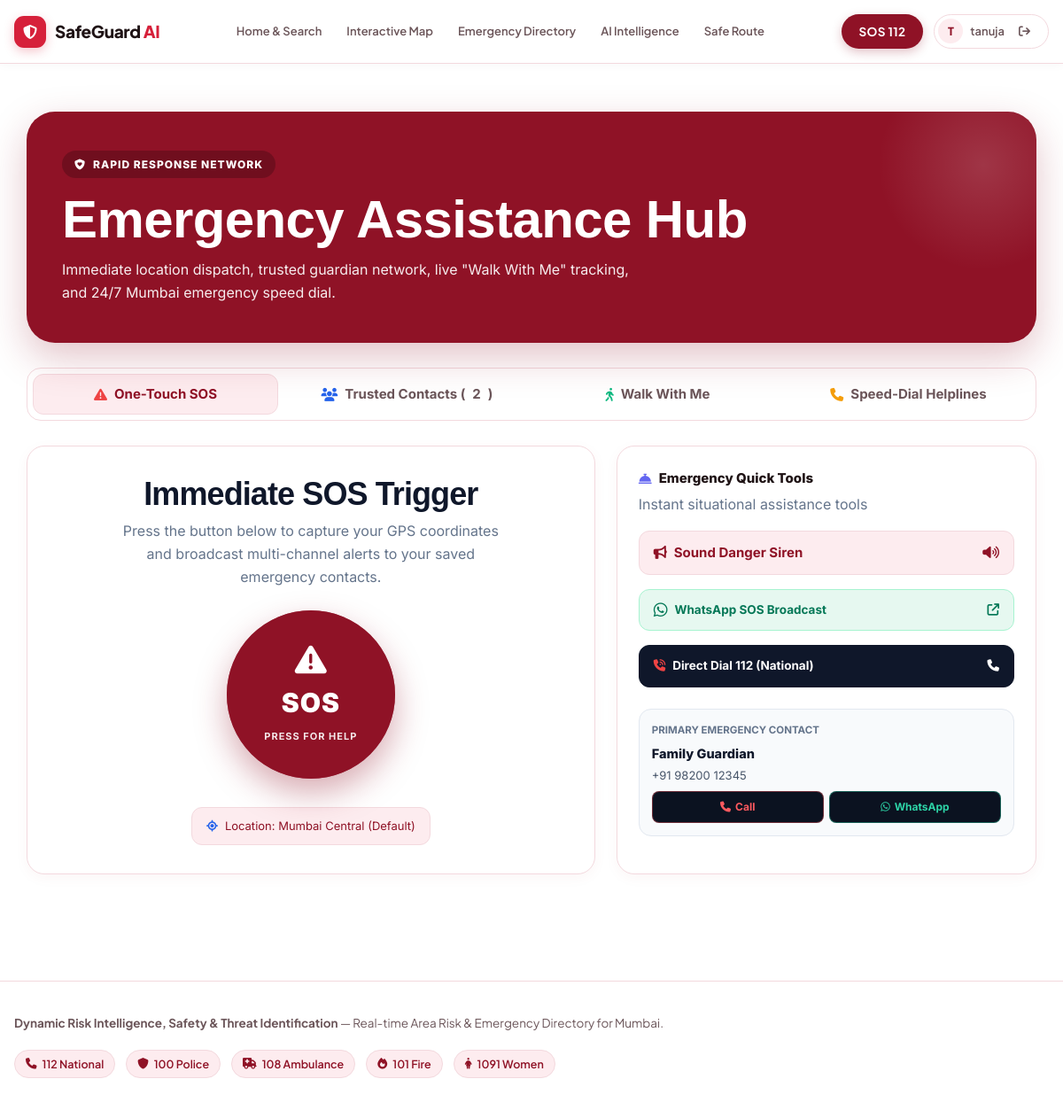
/sos (signed in), run on the app's committed database.
### tables this page shows
CREATE TABLE users (
                    id INTEGER PRIMARY KEY AUTOINCREMENT,
                    name TEXT NOT NULL,
                    email TEXT NOT NULL UNIQUE,
                    password_hash TEXT NOT NULL,
                    created_at TIMESTAMP DEFAULT CURRENT_TIMESTAMP
                , "phone"
            TEXT, "google_id"
            TEXT, "profile_picture"
            TEXT, "last_login"
            TEXT, "is_active"
            INTEGER DEFAULT 1);

CREATE TABLE emergency_contacts (

                id INTEGER PRIMARY KEY AUTOINCREMENT,

                user_id INTEGER NOT NULL,

                name TEXT NOT NULL,

                phone TEXT NOT NULL,

                relationship TEXT,

                created_at TEXT NOT NULL, "email" TEXT, "is_primary" INTEGER DEFAULT 0,

                FOREIGN KEY(user_id)
                    REFERENCES users(id)
                    ON DELETE CASCADE

            );

### app.py (the view)
@app.route("/sos")
def sos():
    user_id = get_current_user_id()
    conn = get_db()
    personal_contacts = []
    try:
        rows = conn.execute(
            """
            SELECT id, user_id, name, phone, relationship, email, is_primary, created_at
            FROM emergency_contacts
            WHERE user_id = ?
            ORDER BY is_primary DESC, id ASC
            """,
            (user_id,)
        ).fetchall()
        personal_contacts = [dict(r) for r in rows]
    except Exception as e:
        print("Error fetching contacts:", e)
    finally:
        conn.close()
    return render_template(
        "sos.html",
        emergency_contacts=EMERGENCY_CONTACTS,
        personal_contacts=personal_contacts,
        email_status=email_configuration_status(),
    )

### app.py (called while the page is built)
def _env_value(name, default=""):
    value = os.environ.get(name, default)
    if value is None:
        return ""
    value = str(value).strip()
    if len(value) >= 2 and value[0] == value[-1] and value[0] in {"\"", "'"}:
        value = value[1:-1].strip()
    return value

def load_email_config():
    load_dotenv(ENV_FILE, override=True)
    host = _env_value("SMTP_HOST", "smtp.gmail.com")
    host = re.sub(r"^https?://", "", host, flags=re.I).strip().rstrip("/")
    if ":" in host and host.count(":") == 1:
        maybe_host, maybe_port = host.rsplit(":", 1)
        if maybe_port.isdigit():
            host = maybe_host.strip()
    if not host:
        host = "smtp.gmail.com"
    port_text = _env_value("SMTP_PORT", "465")
    try:
        port = int(port_text)
    except (TypeError, ValueError):
        port = 465
    if port not in {465, 587}:
        port = 465
    user = _env_value("SMTP_USER", "")
    password = _env_value("SMTP_PASSWORD", "").replace(" ", "")
    recipient = _env_value("SOS_EMAIL_TO", "")
    return {
        "host": host,
        "port": port,
        "user": user,
        "password": password,
        "recipient": recipient,
    }

def email_configuration_status():
    cfg = load_email_config()
    return {
        "smtp_configured": bool(cfg["host"] and cfg["port"]),
        "sender_configured": bool(cfg["user"] and cfg["password"]),
        "default_recipient_configured": bool(cfg["recipient"]),
        "host": cfg["host"],
        "port": cfg["port"],
        "env_file_exists": os.path.exists(ENV_FILE),
    }

def get_db():
    conn = sqlite3.connect(DATABASE_PATH)
    conn.row_factory = sqlite3.Row
    return conn

def table_exists(conn, table_name):
    row = conn.execute(
        """
        SELECT name
        FROM sqlite_master
        WHERE type = 'table' AND name = ?
        """,
        (table_name,),
    ).fetchone()
    return row is not None

def clean(value):
    if value is None:
        return ""
    try:
        if pd.isna(value):
            return ""
    except Exception:
        pass
    return str(value).strip()

@app.context_processor
def inject_globals():
    return {
        "current_user": current_user_record(),
        "service_labels": SERVICE_LABELS,
        "service_icons": SERVICE_ICONS,
        "emergency_contacts": EMERGENCY_CONTACTS,
        "current_year": datetime.now(
            timezone.utc
        ).year,
    }

### templates/sos.html (shortened to what this page needs)
{% extends "base.html" %}
{% block content %}
<div class="sos-hub-container">
    <section class="sos-hero-card">
        <span class="sos-hero-eyebrow">
            <i class="fa-solid fa-shield-heart"></i> Rapid Response Network
        </span>
        <h1>Emergency Assistance Hub</h1>
        <p>Immediate location dispatch, trusted guardian network, live "Walk With Me" tracking, and 24/7 Mumbai emergency speed dial.</p>
    </section>
    <nav class="sos-nav-tabs">
        <button type="button" class="sos-tab-btn active" data-tab="tabSos">
            <i class="fa-solid fa-triangle-exclamation" style="color: #ef4444;"></i> One-Touch SOS
        </button>
        <button type="button" class="sos-tab-btn" data-tab="tabContacts">
            <i class="fa-solid fa-users" style="color: #2563eb;"></i> Trusted Contacts (<span id="contactsCount">{{ personal_contacts|length }}</span>)
        </button>
        <button type="button" class="sos-tab-btn" data-tab="tabTracking">
            <i class="fa-solid fa-person-walking" style="color: #10b981;"></i> Walk With Me
        </button>
        <button type="button" class="sos-tab-btn" data-tab="tabHelplines">
            <i class="fa-solid fa-phone" style="color: #f59e0b;"></i> Speed-Dial Helplines
        </button>
    </nav>
    <div id="tabSos" class="tab-content-panel active">
        <div class="sos-trigger-layout">
            <div class="sos-main-panel">
                <h2 style="font-size: 22px; font-weight: 800; color: #0f172a; margin-bottom: 6px;">Immediate SOS Trigger</h2>
                <p style="font-size: 14px; color: #64748b; max-width: 440px;">
                    Press the button below to capture your GPS coordinates and broadcast multi-channel alerts to your saved emergency contacts.
                </p>
                <div class="sos-btn-wrapper">
                    <button type="button" class="sos-giant-button" id="btnTriggerSos">
                        <i class="fa-solid fa-triangle-exclamation"></i>
                        <strong>SOS</strong>
                        <span>Press For Help</span>
                    </button>
                </div>
                <div class="gps-info-bar" id="gpsStatusBadge">
                    <i class="fa-solid fa-location-crosshairs" style="color: #2563eb;"></i>
                    <span id="gpsCoordsText">Detecting live GPS coordinates...</span>
                </div>
            </div>
            <div class="sos-sidebar-panel">
                <div>
                    <div class="sidebar-section-title">
                        <i class="fa-solid fa-bell-concierge" style="color: #6366f1;"></i> Emergency Quick Tools
                    </div>
                    <p style="font-size: 12.5px; color: #64748b; margin-top: 4px;">Instant situational assistance tools</p>
                </div>
                <button type="button" class="dispatch-btn siren" id="btnToggleSiren">
                    <span style="display:flex; align-items:center; gap:8px;">
                        <i class="fa-solid fa-bullhorn"></i>
                        <strong id="sirenBtnText">Sound Danger Siren</strong>
                    </span>
                    <i class="fa-solid fa-volume-high"></i>
                </button>
                <a href="#" target="_blank" class="dispatch-btn wa" id="btnBroadcastWa">
                    <span style="display:flex; align-items:center; gap:8px;">
                        <i class="fa-brands fa-whatsapp" style="font-size: 18px;"></i>
                        <span>WhatsApp SOS Broadcast</span>
                    </span>
                    <i class="fa-solid fa-arrow-up-right-from-square"></i>
                </a>
                <a href="tel:112" class="dispatch-btn" style="background: #0f172a; color: white; border-color: #0f172a;">
                    <span style="display:flex; align-items:center; gap:8px;">
                        <i class="fa-solid fa-phone-volume" style="color: #ef4444;"></i>
                        <span>Direct Dial 112 (National)</span>
                    </span>
                    <i class="fa-solid fa-phone"></i>
                </a>
                <div style="background: #f8fafc; border: 1px solid #e2e8f0; border-radius: 14px; padding: 14px; margin-top: 8px;">
                    <div style="font-size: 11.5px; font-weight: 700; color: #64748b; text-transform: uppercase; margin-bottom: 6px;">
                        Primary Emergency Contact
                    </div>
                    {% set primary = personal_contacts|selectattr("is_primary")|first or personal_contacts|first %}
                    {% if primary %}
                    <div style="font-weight: 800; color: #0f172a; font-size: 14.5px;">{{ primary.name }}</div>
                    <div style="font-size: 13px; color: #475569; margin: 2px 0 8px;">{{ primary.phone }}</div>
                    <div style="display:flex; gap:6px;">
                        <a href="tel:{{ primary.phone }}" class="btn-contact-action call" style="flex:1;">
                            <i class="fa-solid fa-phone"></i> Call
                        </a>
                        <a href="https://wa.me/{{ primary.phone|replace(' ', '')|replace('+', '') }}?text=Emergency%20SOS%20Alert" target="_blank" class="btn-contact-action wa" style="flex:1;">
                            <i class="fa-brands fa-whatsapp"></i> WhatsApp
                        </a>
                    </div>
                    {% else %}
                    <div style="font-size: 13px; color: #94a3b8;">No contacts saved yet.</div>
                    <button type="button" class="btn-contact-action" onclick="document.querySelector('[data-tab=tabContacts]').click();" style="margin-top: 6px; width: 100%;">
                        + Add Contact Now
                    </button>
                    {% endif %}
                </div>
            </div>
        </div>
    </div>
</div>
{% endblock %}

### templates/base.html (shortened to what this page needs)
<!DOCTYPE html>
<html lang="en">
<head>
    <link rel="stylesheet" href="https://cdnjs.cloudflare.com/ajax/libs/font-awesome/6.5.2/css/all.min.css">
    <link rel="stylesheet" href="https://unpkg.com/leaflet@1.9.4/dist/leaflet.css">
    <link rel="stylesheet" href="{{ url_for('static', filename='css/style.css') }}">
</head>
<body>
    <header class="sg-header">
        <div class="sg-header-container">
            <a href="{{ url_for('dashboard') }}" class="sg-brand">
                <div class="sg-brand-logo">
                    <i class="fa-solid fa-shield-halved"></i>
                </div>
                <div class="sg-brand-title">SafeGuard <span>AI</span></div>
            </a>
            <nav class="sg-nav">
                <a href="{{ url_for('dashboard') }}" class="sg-nav-link {% if request.endpoint == 'dashboard' %}active{% endif %}">Home &amp; Search</a>
                <a href="{{ url_for('safety_map') }}" class="sg-nav-link {% if request.endpoint == 'safety_map' %}active{% endif %}">Interactive Map</a>
                <a href="{{ url_for('emergency') }}" class="sg-nav-link {% if request.endpoint == 'emergency' %}active{% endif %}">Emergency Directory</a>
                <a href="{{ url_for('ai_insights') }}" class="sg-nav-link {% if request.endpoint == 'ai_insights' %}active{% endif %}">AI Intelligence</a>
                <a href="{{ url_for('safe_route') }}" class="sg-nav-link {% if request.endpoint == 'safe_route' or request.endpoint == 'navigation' %}active{% endif %}">Safe Route</a>
            </nav>
            <div class="sg-header-actions">
                <a href="{{ url_for('sos') }}" class="sg-sos-btn">
                    <span>SOS 112</span>
                </a>
                {% if session.get('user_id') or session.get('guest') %}
                <div class="sg-user-pill">
                    <div class="sg-user-avatar">
                        {{ (session.get('user_name', 'N'))[0]|upper }}
                    </div>
                    <span>{{ session.get('user_name', 'noone') }}</span>
                    <a href="{{ url_for('logout') }}" class="sg-logout-btn" title="Sign out">
                        <i class="fa-solid fa-arrow-right-from-bracket"></i>
                    </a>
                </div>
                {% else %}
                <a href="{{ url_for('login') }}" class="sg-nav-link" style="border: 1px solid var(--sg-border); background: var(--sg-tint); color: var(--sg-deep-red); font-weight: 700;">
                    <span>Sign In</span>
                </a>
                {% endif %}
            </div>
        </div>
    </header>
    <main class="sg-main">
        {% block content %}{% endblock %}
    </main>
    <footer class="sg-footer">
        <div class="sg-footer-container">
            <div>
                <strong>Dynamic Risk Intelligence, Safety &amp; Threat Identification</strong> &mdash; Real-time Area Risk & Emergency Directory for Mumbai.
            </div>
            <div class="sg-footer-helplines">
                <a href="tel:112" class="sg-helpline-tag"><i class="fa-solid fa-phone"></i> 112 National</a>
                <a href="tel:100" class="sg-helpline-tag"><i class="fa-solid fa-shield"></i> 100 Police</a>
                <a href="tel:108" class="sg-helpline-tag"><i class="fa-solid fa-truck-medical"></i> 108 Ambulance</a>
                <a href="tel:101" class="sg-helpline-tag"><i class="fa-solid fa-fire"></i> 101 Fire</a>
                <a href="tel:1091" class="sg-helpline-tag"><i class="fa-solid fa-person-dress"></i> 1091 Women</a>
            </div>
        </div>
    </footer>
</body>
</html>

### static/css/style.css (style rules this page uses)
:root { --bg: #FFFFFF; --surface: #FFFFFF; --surface-soft: #FDECEF; --text: #1F1315; --text-secondary: #6B5559; --text-muted: #8F767A; --border: #F3D9DE; --border-strong: #E7B8C1; --accent: #D6203A; --accent-dark: #8F1226; --accent-light: #FDECEF; --primary: #D6203A; --primary-safe: #10B981; --success: #10B981; --success-light: rgba(16, 185, 129, 0.12); --warning: #F59E0B; --warning-light: rgba(245, 158, 11, 0.12); --danger: #D6203A; --danger-light: #FDECEF; --info: #D6203A; --info-light: #FDECEF; --shadow-xs: 0 1px 3px rgba(31, 19, 21, 0.04); --shadow-sm: 0 4px 14px rgba(31, 19, 21, 0.06); --shadow-md: 0 10px 30px rgba(31, 19, 21, 0.08); --shadow-lg: 0 20px 50px rgba(31, 19, 21, 0.12); --radius-sm: 10px; --radius-md: 16px; --radius-lg: 22px; --radius-xl: 32px; --container: 1240px; --transition-fast: 180ms ease; --transition: 280ms cubic-bezier(0.2, 0.8, 0.2, 1); --transition-slow: 500ms cubic-bezier(0.16, 1, 0.3, 1); }
*, *::before, *::after { box-sizing: border-box; }
html { scroll-behavior: smooth; }
body { margin: 0; padding: 0; min-height: 100vh; background: var(--bg); color: var(--text); font-family: "DM Sans", sans-serif; font-size: 15px; line-height: 1.6; overflow-x: hidden; -webkit-font-smoothing: antialiased; text-rendering: optimizeLegibility; }
button, input, textarea, select { font: inherit; }
button { cursor: pointer; }
a { color: inherit; text-decoration: none; }
h1, h2, h3, h4, h5, h6 { margin: 0; color: var(--text); font-family: "Manrope", sans-serif; font-weight: 700; line-height: 1.15; letter-spacing: -0.025em; }
h1 { font-size: clamp(2.2rem, 5vw, 4.2rem); }
h2 { font-size: clamp(1.7rem, 3vw, 2.6rem); }
p { margin: 0; }
html { font-size: 16px; }
body { font-size: 16px; line-height: 1.6; }
h1 { font-size: 42px !important; line-height: 1.15; }
h2 { font-size: 34px !important; line-height: 1.2; }
p { font-size: 16px !important; line-height: 1.65; }
button, .button, .button-primary, .button-secondary, .calculate-button, .clear-button { font-size: 15px !important; }
html { font-size: 16px !important; }
body { font-size: 16px !important; line-height: 1.6 !important; }
h1 { font-size: clamp(2.5rem, 5vw, 4.2rem) !important; }
h2 { font-size: clamp(2rem, 3vw, 2.7rem) !important; }

### data on the page
users: get "tanuja"
emergency_contacts: name "Family Guardian", phone "+91 98200 12345"

### other printed values
{{ (session.get('user_name', 'N'))[0]|upper }} "T"
{{ personal_contacts|length }} "2"
